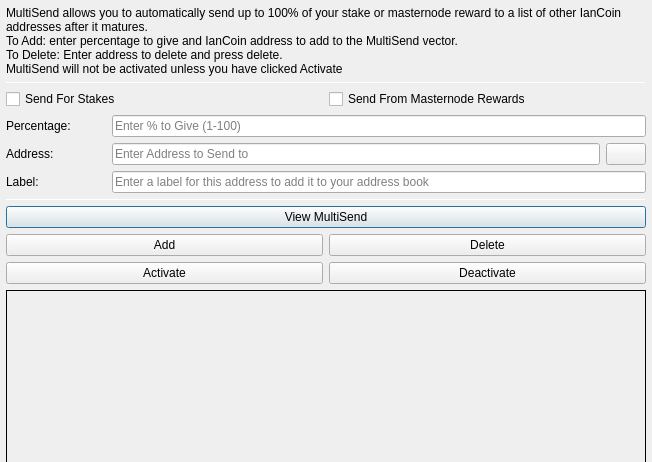
<?xml version="1.0" encoding="UTF-8"?>
<ui version="4.0">
 <class>MultiSendDialog</class>
 <widget class="QDialog" name="MultiSendDialog">
  <property name="windowModality">
   <enum>Qt::NonModal</enum>
  </property>
  <property name="geometry">
   <rect>
    <x>0</x>
    <y>0</y>
    <width>652</width>
    <height>300</height>
   </rect>
  </property>
  <property name="windowTitle">
   <string>MultiSend</string>
  </property>
  <layout class="QVBoxLayout" name="verticalLayout" stretch="0">
   <property name="leftMargin">
    <number>6</number>
   </property>
   <property name="topMargin">
    <number>6</number>
   </property>
   <property name="rightMargin">
    <number>6</number>
   </property>
   <property name="bottomMargin">
    <number>6</number>
   </property>
   <item>
    <layout class="QVBoxLayout" name="verticalLayout_Main" stretch="1,1,1,0,1,1,1">
     <item>
      <widget class="QLabel" name="label_2">
       <property name="lineWidth">
        <number>1</number>
       </property>
       <property name="text">
        <string>MultiSend allows you to automatically send up to 100% of your stake or masternode reward to a list of other IanCoin addresses after it matures.
To Add: enter percentage to give and IanCoin address to add to the MultiSend vector.
To Delete: Enter address to delete and press delete.
MultiSend will not be activated unless you have clicked Activate</string>
       </property>
       <property name="alignment">
        <set>Qt::AlignLeading|Qt::AlignLeft|Qt::AlignTop</set>
       </property>
       <property name="wordWrap">
        <bool>true</bool>
       </property>
      </widget>
     </item>
     <item>
      <widget class="Line" name="line">
       <property name="minimumSize">
        <size>
         <width>0</width>
         <height>1</height>
        </size>
       </property>
       <property name="maximumSize">
        <size>
         <width>16777215</width>
         <height>1</height>
        </size>
       </property>
       <property name="orientation">
        <enum>Qt::Horizontal</enum>
       </property>
      </widget>
     </item>
     <item>
      <layout class="QVBoxLayout" name="verticalLayout_Settings">
       <item>
        <layout class="QHBoxLayout" name="horizontalLayout">
         <item>
          <widget class="QCheckBox" name="multiSendStakeCheckBox">
           <property name="text">
            <string>Send For Stakes</string>
           </property>
          </widget>
         </item>
         <item>
          <widget class="QCheckBox" name="multiSendMasternodeCheckBox">
           <property name="text">
            <string>Send From Masternode Rewards</string>
           </property>
          </widget>
         </item>
        </layout>
       </item>
       <item>
        <layout class="QHBoxLayout" name="horizontalLayout_6">
         <item>
          <widget class="QLabel" name="label">
           <property name="minimumSize">
            <size>
             <width>100</width>
             <height>0</height>
            </size>
           </property>
           <property name="toolTip">
            <string>Percentage of stake to send</string>
           </property>
           <property name="text">
            <string>Percentage:</string>
           </property>
          </widget>
         </item>
         <item>
          <widget class="QLineEdit" name="multiSendPercentEdit">
           <property name="toolTip">
            <string>Enter whole numbers 1 - 100</string>
           </property>
           <property name="placeholderText">
            <string>Enter % to Give (1-100)</string>
           </property>
          </widget>
         </item>
        </layout>
       </item>
       <item>
        <layout class="QHBoxLayout" name="horizontalLayout_7">
         <item>
          <widget class="QLabel" name="label_5">
           <property name="minimumSize">
            <size>
             <width>100</width>
             <height>0</height>
            </size>
           </property>
           <property name="toolTip">
            <string>Address to send portion of stake to</string>
           </property>
           <property name="text">
            <string>Address:</string>
           </property>
          </widget>
         </item>
         <item>
          <widget class="QLineEdit" name="multiSendAddressEdit">
           <property name="toolTip">
            <string/>
           </property>
           <property name="placeholderText">
            <string>Enter Address to Send to</string>
           </property>
          </widget>
         </item>
         <item>
          <widget class="QPushButton" name="addressBookButton">
           <property name="maximumSize">
            <size>
             <width>16777215</width>
             <height>32</height>
            </size>
           </property>
           <property name="toolTip">
            <string>Choose an address from the address book</string>
           </property>
           <property name="text">
            <string/>
           </property>
           <property name="icon">
            <iconset resource="../iancoin.qrc">
             <normaloff>:/icons/address-book</normaloff>:/icons/address-book</iconset>
           </property>
           <property name="shortcut">
            <string>Alt+A</string>
           </property>
           <property name="autoDefault">
            <bool>false</bool>
           </property>
          </widget>
         </item>
        </layout>
       </item>
      </layout>
     </item>
     <item>
      <layout class="QHBoxLayout" name="horizontalLayout_3">
       <item>
        <widget class="QLabel" name="label_3">
         <property name="minimumSize">
          <size>
           <width>100</width>
           <height>0</height>
          </size>
         </property>
         <property name="text">
          <string>Label:</string>
         </property>
        </widget>
       </item>
       <item>
        <widget class="QLineEdit" name="labelAddressLabelEdit">
         <property name="placeholderText">
          <string>Enter a label for this address to add it to your address book</string>
         </property>
        </widget>
       </item>
      </layout>
     </item>
     <item>
      <widget class="Line" name="line_2">
       <property name="minimumSize">
        <size>
         <width>0</width>
         <height>1</height>
        </size>
       </property>
       <property name="maximumSize">
        <size>
         <width>16777215</width>
         <height>1</height>
        </size>
       </property>
       <property name="orientation">
        <enum>Qt::Horizontal</enum>
       </property>
      </widget>
     </item>
     <item>
      <layout class="QVBoxLayout" name="verticalLayout_Buttons">
       <item>
        <layout class="QHBoxLayout" name="horizontalLayout_4">
         <item>
          <widget class="QPushButton" name="viewButton">
           <property name="toolTip">
            <string/>
           </property>
           <property name="statusTip">
            <string>View MultiSend Vector</string>
           </property>
           <property name="text">
            <string>View MultiSend</string>
           </property>
          </widget>
         </item>
        </layout>
       </item>
       <item>
        <layout class="QHBoxLayout" name="horizontalLayout_2">
         <item>
          <widget class="QPushButton" name="addButton">
           <property name="toolTip">
            <string/>
           </property>
           <property name="statusTip">
            <string>Add to MultiSend Vector</string>
           </property>
           <property name="text">
            <string>Add</string>
           </property>
          </widget>
         </item>
         <item>
          <widget class="QPushButton" name="deleteButton">
           <property name="toolTip">
            <string/>
           </property>
           <property name="statusTip">
            <string>Delete Address From MultiSend Vector</string>
           </property>
           <property name="text">
            <string>Delete</string>
           </property>
          </widget>
         </item>
        </layout>
       </item>
       <item>
        <layout class="QHBoxLayout" name="horizontalLayout_5">
         <item>
          <widget class="QPushButton" name="activateButton">
           <property name="statusTip">
            <string>Activate MultiSend</string>
           </property>
           <property name="text">
            <string>Activate</string>
           </property>
          </widget>
         </item>
         <item>
          <widget class="QPushButton" name="disableButton">
           <property name="statusTip">
            <string>Deactivate MultiSend</string>
           </property>
           <property name="text">
            <string>Deactivate</string>
           </property>
          </widget>
         </item>
        </layout>
       </item>
      </layout>
     </item>
     <item>
      <widget class="QLabel" name="message">
       <property name="minimumSize">
        <size>
         <width>0</width>
         <height>180</height>
        </size>
       </property>
       <property name="frameShape">
        <enum>QFrame::Panel</enum>
       </property>
       <property name="frameShadow">
        <enum>QFrame::Plain</enum>
       </property>
       <property name="lineWidth">
        <number>1</number>
       </property>
       <property name="midLineWidth">
        <number>1</number>
       </property>
       <property name="text">
        <string/>
       </property>
       <property name="alignment">
        <set>Qt::AlignLeading|Qt::AlignLeft|Qt::AlignTop</set>
       </property>
       <property name="wordWrap">
        <bool>true</bool>
       </property>
      </widget>
     </item>
    </layout>
   </item>
  </layout>
 </widget>
 <resources>
  <include location="../iancoin.qrc"/>
 </resources>
 <connections/>
</ui>
